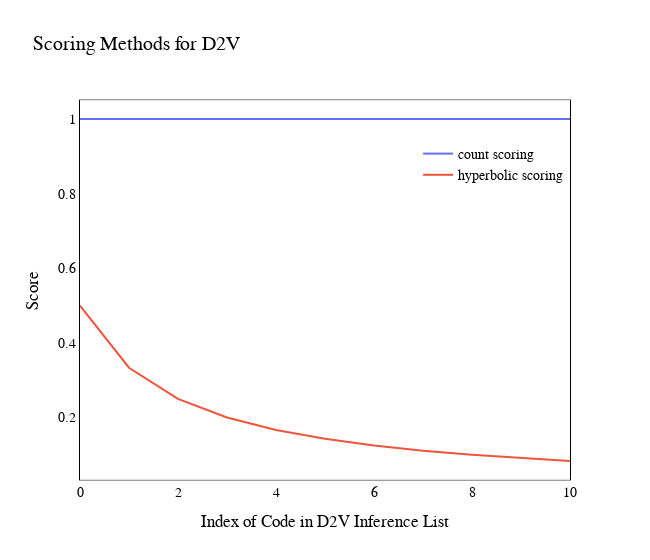

The cell this chart's notebook holds for it:
### Code cell
scoring_plot = go.Figure()
x = np.arange(0, 11)
scoring_plot.add_trace(
    go.Scatter(x = x,
    y = x**0,
              mode ='lines',
              name='count scoring')
)


scoring_plot.add_trace(
    go.Scatter(x = x,
    y = [1/(xd+2) for xd in x],
              mode ='lines',
              name='hyperbolic scoring'
              )
)
scoring_plot.update_layout(
    title='Scoring Methods for D2V',
    xaxis_title="Index of Code in D2V Inference List",
    yaxis_title="Score",
    paper_bgcolor='rgb(255, 255, 255)',
    plot_bgcolor='rgb(255, 255, 255)',
    font=dict(
        family= 'Times New Roman',
        size=14,
        color="black"
    ),
    xaxis_showgrid=True,
    yaxis_showgrid=True,
    legend=dict(
    yanchor="top",
    y=0.90,
    xanchor="left",
    x=0.69
),
        width = 650
)
scoring_plot.update_xaxes(showline=True, linewidth=.5, linecolor='black', mirror=True)
scoring_plot.update_yaxes(showline=True, linewidth=1, linecolor='black', mirror=True)
scoring_plot.show()

### Figure 1 — Plotly figure (JSON) as saved in the notebook; plotly's stock layout.template omitted (floating-point values rounded to 4 significant figures)
{"data": [{"mode": "lines", "name": "count scoring", "type": "scatter", "x": [0, 1, 2, 3, 4, 5, 6, 7, 8, 9, 10], "y": [1, 1, 1, 1, 1, 1, 1, 1, 1, 1, 1]}, {"mode": "lines", "name": "hyperbolic scoring", "type": "scatter", "x": [0, 1, 2, 3, 4, 5, 6, 7, 8, 9, 10], "y": [0.5, 0.3333, 0.25, 0.2, 0.1667, 0.1429, 0.125, 0.1111, 0.1, 0.09091, 0.08333]}], "layout": {"font": {"color": "black", "family": "Times New Roman", "size": 14}, "legend": {"x": 0.69, "xanchor": "left", "y": 0.9, "yanchor": "top"}, "paper_bgcolor": "rgb(255, 255, 255)", "plot_bgcolor": "rgb(255, 255, 255)", "title": {"text": "Scoring Methods for D2V"}, "width": 650, "xaxis": {"linecolor": "black", "linewidth": 0.5, "mirror": true, "showgrid": true, "showline": true, "title": {"text": "Index of Code in D2V Inference List"}}, "yaxis": {"linecolor": "black", "linewidth": 1, "mirror": true, "showgrid": true, "showline": true, "title": {"text": "Score"}}}}
